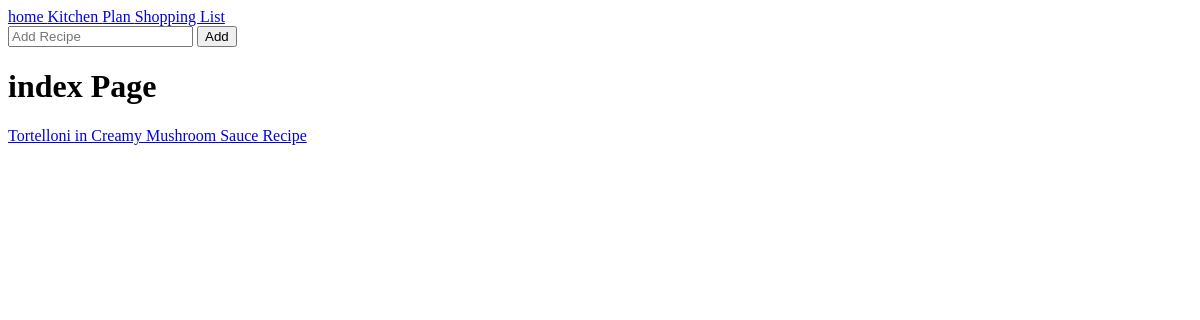
The page /meal/ on the database as committed earlier.
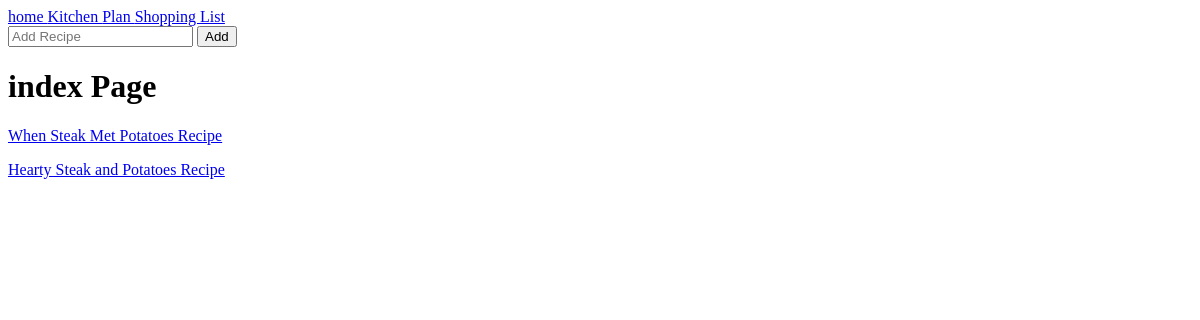
The same page on the database as committed later.
### MealPlanner/models.py (models this page shows)
class Meals(models.Model):
    title            = models.CharField(max_length=120, unique=True)
    imageUrl        = models.URLField(null=True)
    mealUrl          = models.URLField(null=True)
    def __str__(self):
        return self.title

### MealPlanner/views.py (the view)
# urls.py: path('', views.landing_page),
def landing_page(request):
    meals = []
    if Meals.objects.all():
        for x in Meals.objects.all():
            meals.append(x)
    else:
        meals = ['No Meals found. Add some!']
    context = {
        'meals':meals
    }
    return render(request, 'index.html', context)

### MealPlanner/templates/index.html
{% include 'baseLayout.html' %}
<h1>index Page</h1>
<body>
    {% for x in meals %}
        <a href="{% url 'meal' x.title %}" class='linkss'>
            <p>{{x}}</p>
        </a>
    {% endfor %}
</body>

Rows that differ between the two databases and show on the page:
removed Meals: title "Tortelloni in Creamy Mushroom Sauce Recipe"
added Meals: title "When Steak Met Potatoes Recipe"
added Meals: title "Hearty Steak and Potatoes Recipe"
